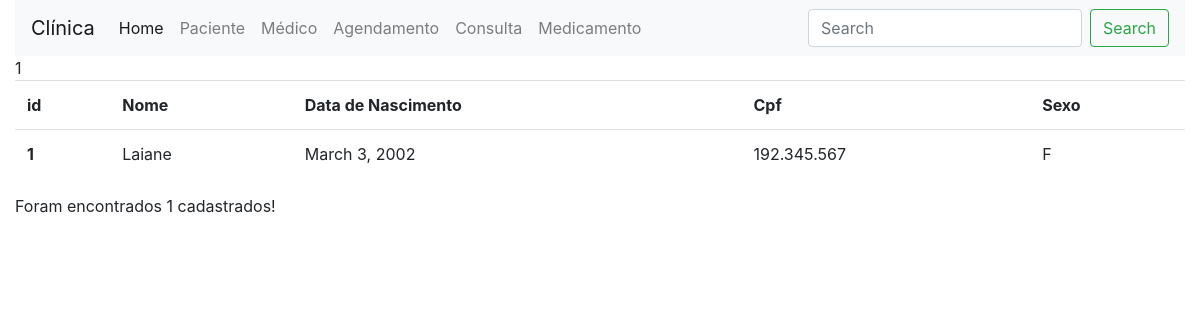
The page /atendimento/paciente/ on the database as committed earlier.
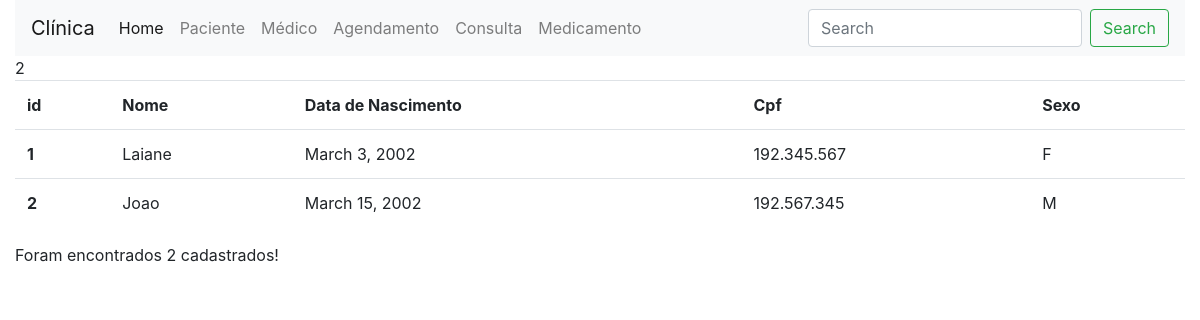
The same page on the database as committed later.
### atendimento/models.py (models this page shows)
class Paciente (models.Model):
    nome= models.CharField(max_length=50)
    dt_nasc= models.DateField ()
    cpf= models.CharField(max_length=11)
    sexo= models.CharField(max_length=1)

### atendimento/views.py (the view)
# urls.py: path("paciente/", views.paciente_list),
def paciente_list(request):
    pacientes = Paciente.objects.all()
    return render (request, "paciente/list.html", { "pacientes" :pacientes})

### atendimento/templates/paciente/list.html
{% extends 'base.html' %}
{% block conteudo %}
{{pacientes|length}}
    <table class="table">
        <tr>
            <th>id</th>
            <th>Nome</th>
            <th>Data de Nascimento</th>
            <th>Cpf</th>
            <th>Sexo</th>
        </tr>
       {% for paciente in pacientes %}
       <tr>
           <th>{{paciente.id}}</th>
           <td>{{paciente.nome}}</td>
           <td>{{paciente.dt_nasc}}</td>
           <td>{{paciente.cpf}}</td>
           <td>{{paciente.sexo}}</td>
       </tr>
       {% endfor %}
    </table>
    <p>Foram encontrados {{pacientes| length}} cadastrados!</p>
{% endblock %}

Rows that differ between the two databases and show on the page:
added Paciente: id "2", nome "Joao", dt_nasc "March 15, 2002", cpf "192.567.345", sexo "M"
Other text that changed with them:
{{ pacientes|length }}: "1" → "2"
{{ pacientes| length }}: "1" → "2"
